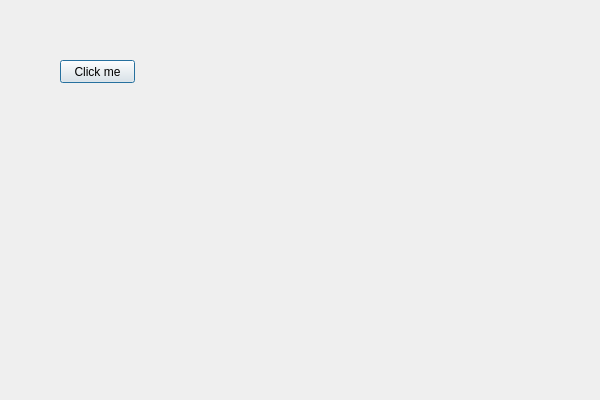
<?xml version="1.0" encoding="UTF-8"?>
<ui version="4.0">
 <class>Class15Class</class>
 <widget class="QDialog" name="Class15Class">
  <property name="geometry">
   <rect>
    <x>0</x>
    <y>0</y>
    <width>600</width>
    <height>400</height>
   </rect>
  </property>
  <property name="windowTitle">
   <string>Class15</string>
  </property>
  <widget class="QPushButton" name="pushButton">
   <property name="geometry">
    <rect>
     <x>60</x>
     <y>60</y>
     <width>75</width>
     <height>23</height>
    </rect>
   </property>
   <property name="text">
    <string>Click me</string>
   </property>
  </widget>
 </widget>
 <layoutdefault spacing="6" margin="11"/>
 <resources>
  <include location="class15.qrc"/>
 </resources>
 <connections/>
</ui>
